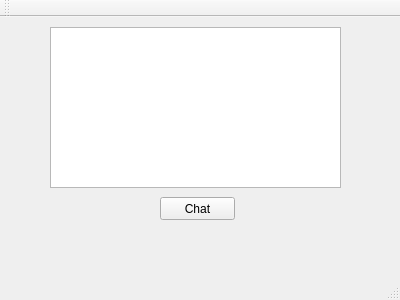
<?xml version="1.0" encoding="UTF-8"?>
<ui version="4.0">
 <class>MainWindow</class>
 <widget class="QMainWindow" name="MainWindow">
  <property name="geometry">
   <rect>
    <x>0</x>
    <y>0</y>
    <width>400</width>
    <height>300</height>
   </rect>
  </property>
  <property name="windowTitle">
   <string>MainWindow</string>
  </property>
  <widget class="QWidget" name="centralWidget">
   <widget class="QPushButton" name="pushButton">
    <property name="geometry">
     <rect>
      <x>160</x>
      <y>180</y>
      <width>75</width>
      <height>23</height>
     </rect>
    </property>
    <property name="text">
     <string>Chat</string>
    </property>
   </widget>
   <widget class="QTextEdit" name="textEdit">
    <property name="geometry">
     <rect>
      <x>50</x>
      <y>10</y>
      <width>291</width>
      <height>161</height>
     </rect>
    </property>
   </widget>
  </widget>
  <widget class="QMenuBar" name="menuBar">
   <property name="geometry">
    <rect>
     <x>0</x>
     <y>0</y>
     <width>400</width>
     <height>21</height>
    </rect>
   </property>
  </widget>
  <widget class="QToolBar" name="mainToolBar">
   <attribute name="toolBarArea">
    <enum>TopToolBarArea</enum>
   </attribute>
   <attribute name="toolBarBreak">
    <bool>false</bool>
   </attribute>
  </widget>
  <widget class="QStatusBar" name="statusBar"/>
 </widget>
 <layoutdefault spacing="6" margin="11"/>
 <resources/>
 <connections/>
</ui>
